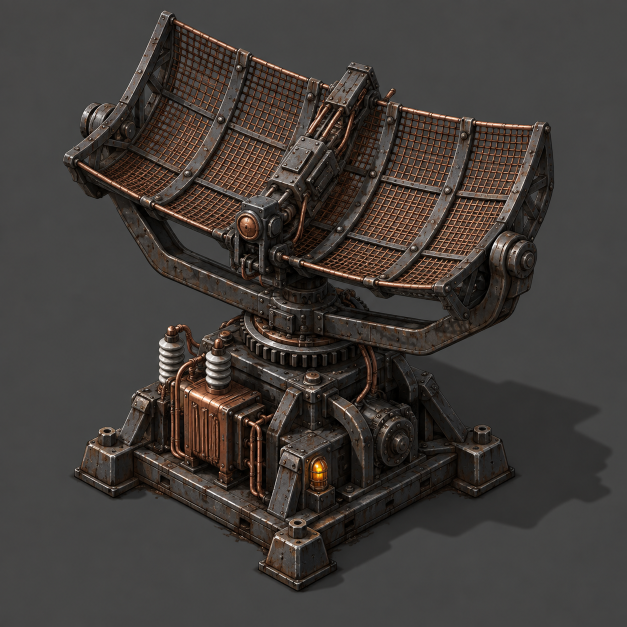
#> input picture .codex/esir/art-prompts/sweeping-radar/e1-split-trough-watcher.png, 1254 x 1254 px (shown at 1/2 size)
$ python -i derive-accent-layers.py   (imports and definitions only)
#> lines starting #> are read from the running program, lines starting #| are printed output that depends on the picture; after the words box and inside, x2 and y2 are one past the last pixel; in counts of white or black regions, pixels touching at a corner belong together
#> further down, picture is the input picture: PIL image 1254x1254 RGB; mean R, G, B 65.8, 60.5, 57
#!/usr/bin/env python3
"""Derive narrow Spritter-matched accent mask/glow layers for ESIR trains."""

from __future__ import annotations

import argparse
import hashlib
import re
from dataclasses import dataclass
from pathlib import Path

import numpy as np
from PIL import Image, ImageChops, ImageDraw, ImageFilter


TARGETS = {
    "nuclear-locomotive": "exotic-space-industries-remembrance-graphics-5/graphics/entities/nuclear-locomotive",
    "advanced-cargo-wagon": "exotic-space-industries-remembrance-graphics-5/graphics/entities/advanced-cargo-wagon",
    "advanced-fluid-wagon": "exotic-space-industries-remembrance-graphics-5/graphics/entities/advanced-fluid-wagon",
}

LAYER_SPECS = {
    "nuclear-locomotive": {
        "body": ("glow",),
        "sloped": ("glow",),
    },
    "advanced-cargo-wagon": {
        "body": ("mask", "glow"),
        "sloped": ("mask", "glow"),
    },
    "advanced-fluid-wagon": {
        "body": ("mask", "glow"),
        "sloped": ("mask", "glow"),
    },
}

@dataclass(frozen=True)
class Metadata:
    file_count: int
    height: int
    line_length: int
    lines_per_file: int
    sprite_count: int
    width: int


# [43 lines left out: functions parse_metadata, source_hash, write_metadata, saturation, not called in this run]


def luma(r: int, g: int, b: int) -> float:
    return 0.2126 * r + 0.7152 * g + 0.0722 * b


# [101 lines left out: functions is_cyan_light, is_green_light, is_yellow_accent, glow_color, derive_mask_cell, derive_glow_cell, not called in this run]


def derive_mask_image(source: Image.Image) -> tuple[Image.Image, int, int]:
    arr = np.asarray(source.convert("RGBA"), dtype=np.uint16)
    red = arr[:, :, 0]
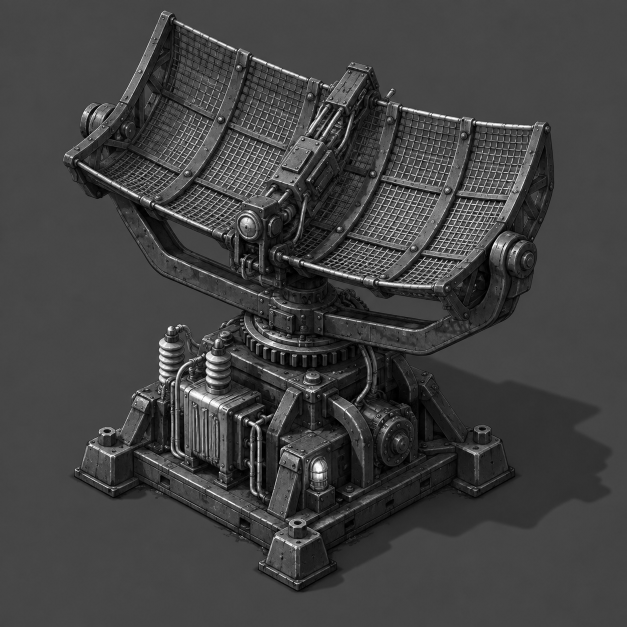
#> red: shape (1254, 1254) uint16 (shown at 1/2 size); min 0, max 255, mean 65.8
    green = arr[:, :, 1]
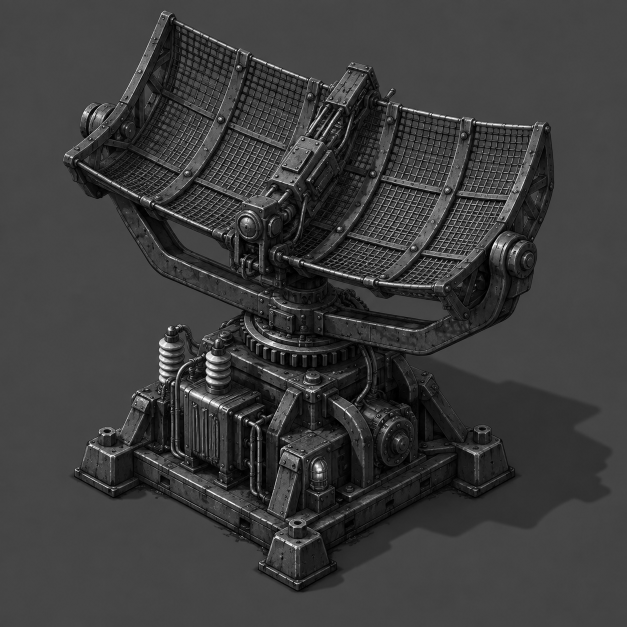
#> green: shape (1254, 1254) uint16 (shown at 1/2 size); min 0, max 255, mean 60.5
    blue = arr[:, :, 2]
    alpha = arr[:, :, 3]
#> alpha: shape (1254, 1254) uint16; every value is 255
    maximum = np.maximum.reduce([red, green, blue])
    minimum = np.minimum.reduce([red, green, blue])
    sat = np.divide(maximum - minimum, maximum, out=np.zeros_like(maximum, dtype=np.float32), where=maximum > 0)
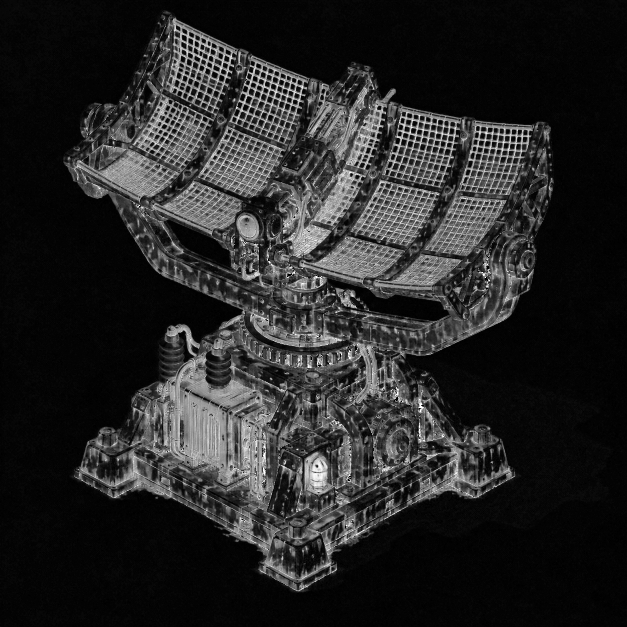
#> sat: shape (1254, 1254) float32 (shown at 1/2 size); min 0, max 1, mean 0.153
    lum = 0.2126 * red + 0.7152 * green + 0.0722 * blue
    opaque = alpha >= 8
#> opaque: shape (1254, 1254) bool; every value is 1
    yellow = (
        opaque
        & (red >= 108)
        & (green >= 88)
        & (blue <= 118)
        & (sat >= 0.26)
        & (red > blue * 1.28 + 10)
        & (green > blue * 1.12 + 8)
        & (np.abs(red.astype(np.int32) - green.astype(np.int32)) <= 92)
        & (lum >= 78)
    )
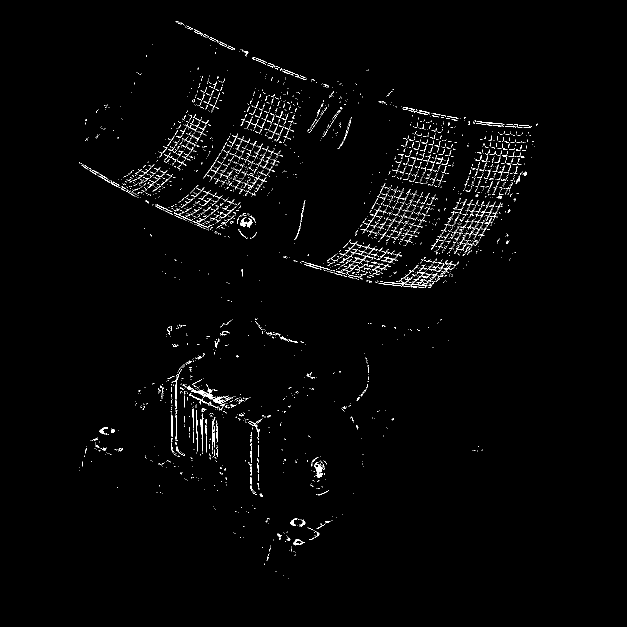
#> yellow: shape (1254, 1254) bool (shown at 1/2 size); 1.5% white in thin lines or dots, all inside (x1, y1, x2, y2) = (158, 42, 1076, 1157)

    out = np.zeros(arr.shape, dtype=np.uint8)
    out[:, :, 0:3] = 190
    mask_alpha = np.zeros(alpha.shape, dtype=np.uint8)
    scaled_alpha = np.clip((alpha.astype(np.float32) * 0.46).astype(np.uint16), 24, 118).astype(np.uint8)
#> scaled_alpha: shape (1254, 1254); every value is 117
    mask_alpha[yellow] = scaled_alpha[yellow]
    out[:, :, 3] = mask_alpha
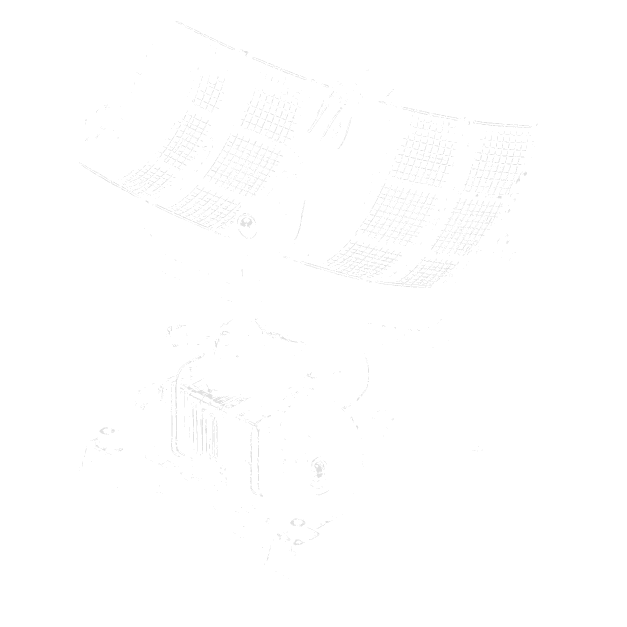
#> out: shape (1254, 1254, 4) (shown at 1/2 size); mean of channels 0, 1, 2, 3 190, 190, 190, 1.8; transparent parts drawn white

    image = Image.fromarray(out)
    filtered_alpha = image.getchannel("A").filter(ImageFilter.MedianFilter(3))
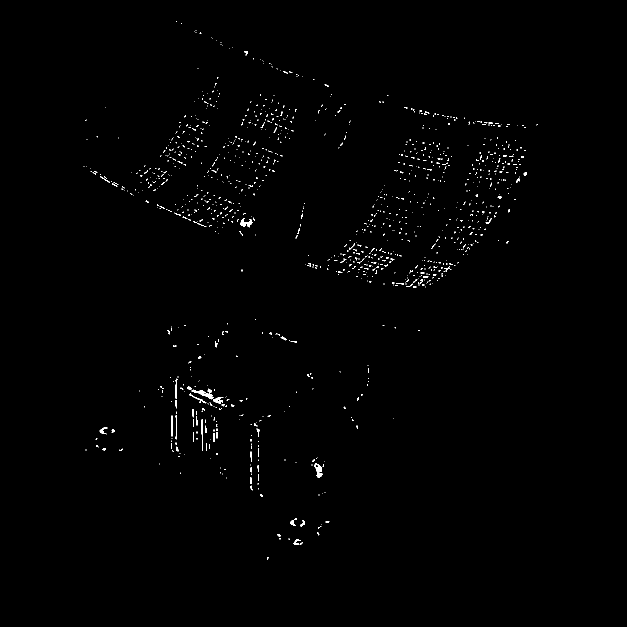
#> filtered_alpha: PIL image 1254x1254 L (shown at 1/2 size); values 0 (black) and 117 (white), 0.59% white in thin lines or dots, all inside (x1, y1, x2, y2) = (167, 43, 1075, 1119)
#> (the run stopped early here; a loop or call above may not have finished)
